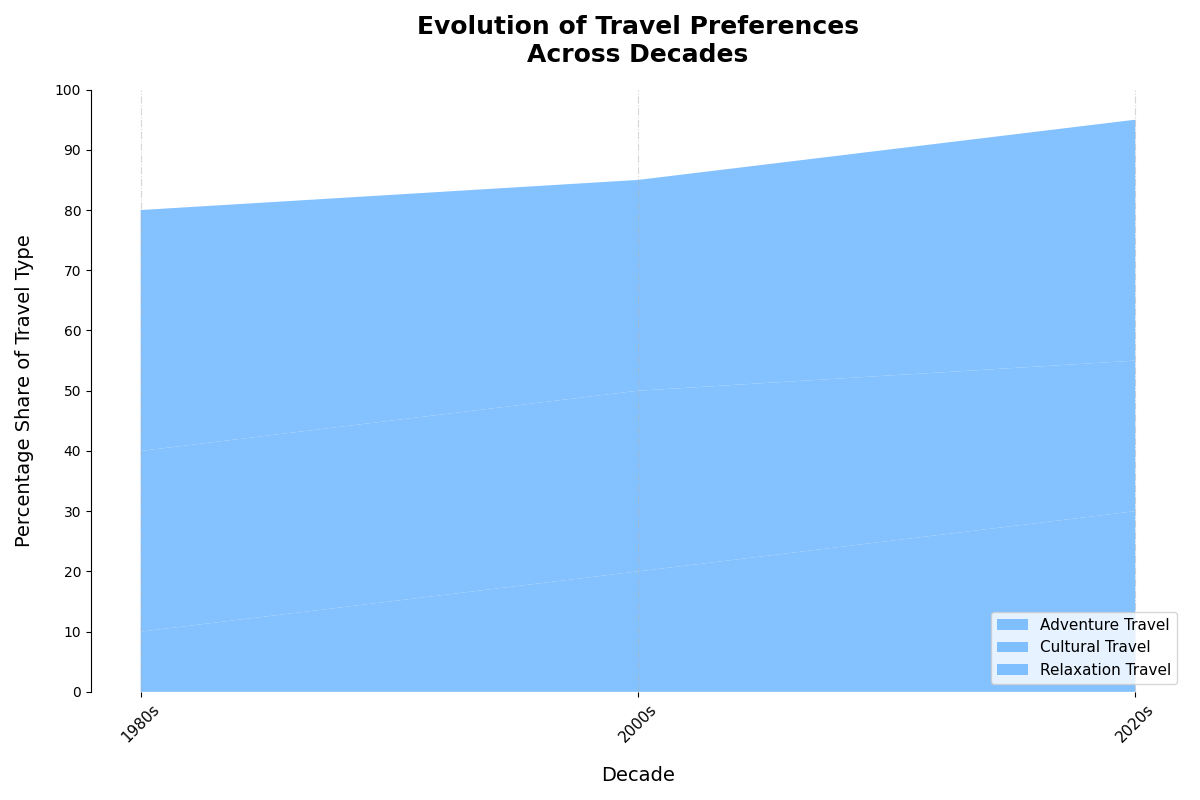

Write the Python code that produced this figure.
import matplotlib.pyplot as plt
import numpy as np

decades = ['1980s', '2000s', '2020s']
adventure = np.array([10, 20, 30])
cultural = np.array([30, 30, 25])
relaxation = np.array([40, 35, 40])
data = np.vstack([adventure, cultural, relaxation])

# Single color configuration for all layers
single_color = '#66b3ff'

fig, ax = plt.subplots(figsize=(12, 8))

ax.stackplot(decades, data, labels=['Adventure Travel', 'Cultural Travel', 'Relaxation Travel'], colors=[single_color]*3, alpha=0.8)

ax.set_title('Evolution of Travel Preferences\nAcross Decades', fontsize=18, weight='bold', pad=20)
ax.set_xlabel('Decade', fontsize=14, labelpad=15)
ax.set_ylabel('Percentage Share of Travel Type', fontsize=14, labelpad=15)

ax.legend(loc='lower right', fontsize=11, bbox_to_anchor=(1, 0))
ax.grid(axis='x', linestyle='-.', alpha=0.5)

ax.set_yticks(np.arange(0, 101, 10))
ax.set_xticks(decades)
ax.set_xticklabels(decades, rotation=45, fontsize=11)

ax.spines['top'].set_visible(False)
ax.spines['right'].set_visible(False)
ax.spines['bottom'].set_visible(False)

plt.tight_layout()
plt.show()
